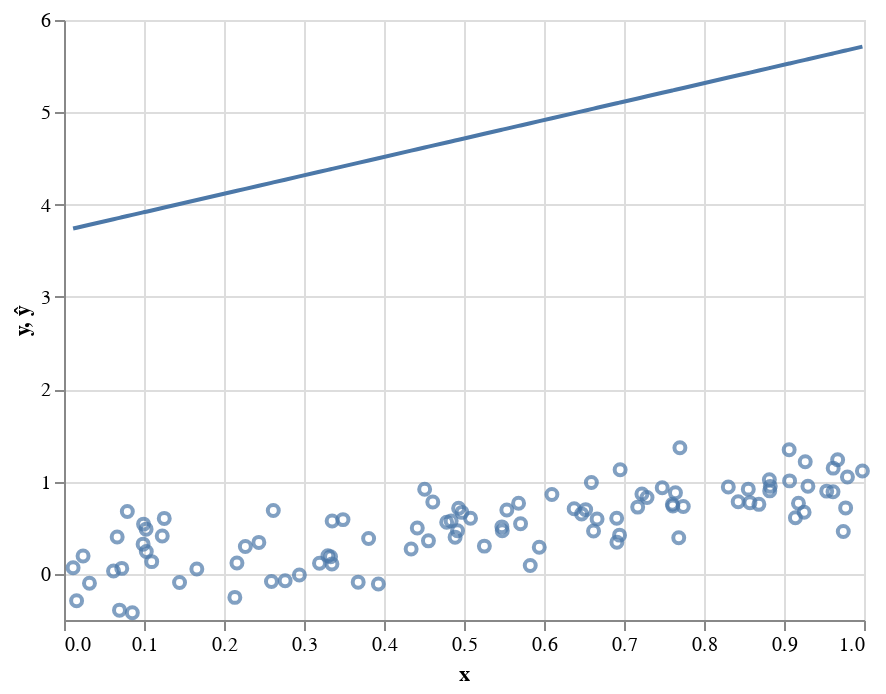

Notebook code for this chart:
### Code cell
data_df = pd.DataFrame({'y':y, 'ŷ':ŷ, 'x':X[:,0]})
alt.Chart(data_df).mark_point().encode(x='x', y='y') + \
alt.Chart(data_df).mark_line().encode(x='x', y='ŷ')

### Figure 1 — Vega-Lite specification as saved in the notebook (floating-point values rounded to 4 significant figures)
{"$schema": "https://vega.github.io/schema/vega-lite/v3.4.0.json", "config": {"mark": {"tooltip": null}, "view": {"height": 300, "width": 400}}, "data": {"name": "data-44bef8c5e82b24bfc4a9b2800ccfe052"}, "datasets": {"data-44bef8c5e82b24bfc4a9b2800ccfe052": [{"x": 0.393, "y": -0.1103, "ŷ": 4.503}, {"x": 0.5828, "y": 0.09068, "ŷ": 4.882}, {"x": 0.06936, "y": -0.3933, "ŷ": 3.857}, {"x": 0.01574, "y": -0.2911, "ŷ": 3.749}, {"x": 0.1029, "y": 0.2428, "ŷ": 3.923}, {"x": 0.4889, "y": 0.3974, "ŷ": 4.694}, {"x": 0.3298, "y": 0.1955, "ŷ": 4.377}, {"x": 0.8829, "y": 0.9478, "ŷ": 5.481}, {"x": 0.4508, "y": 0.917, "ŷ": 4.618}, {"x": 0.03184, "y": -0.1019, "ŷ": 3.782}, {"x": 0.6663, "y": 0.5948, "ŷ": 5.049}, {"x": 0.5255, "y": 0.3004, "ŷ": 4.767}, {"x": 0.3487, "y": 0.5876, "ŷ": 4.415}, {"x": 0.977, "y": 0.7143, "ŷ": 5.669}, {"x": 0.2593, "y": -0.08362, "ŷ": 4.236}, {"x": 0.4783, "y": 0.5589, "ŷ": 4.673}, {"x": 0.1096, "y": 0.1323, "ŷ": 3.937}, {"x": 0.6619, "y": 0.4642, "ŷ": 5.04}, {"x": 0.9613, "y": 0.8897, "ŷ": 5.638}, {"x": 0.2436, "y": 0.3406, "ŷ": 4.204}, {"x": 0.7605, "y": 0.7537, "ŷ": 5.237}, {"x": 0.8304, "y": 0.9403, "ŷ": 5.376}, {"x": 0.8427, "y": 0.7818, "ŷ": 5.401}, {"x": 0.02384, "y": 0.1943, "ŷ": 3.766}, {"x": 0.9065, "y": 1.345, "ŷ": 5.528}, {"x": 0.5682, "y": 0.7647, "ŷ": 4.853}, {"x": 0.9252, "y": 0.6674, "ŷ": 5.566}, {"x": 0.07915, "y": 0.6748, "ŷ": 3.876}, {"x": 0.1228, "y": 0.4095, "ŷ": 3.963}, {"x": 0.09942, "y": 0.5389, "ŷ": 3.917}, {"x": 0.4933, "y": 0.7105, "ŷ": 4.703}, {"x": 0.8574, "y": 0.7712, "ŷ": 5.43}, {"x": 0.647, "y": 0.6494, "ŷ": 5.01}, {"x": 0.7224, "y": 0.8644, "ŷ": 5.161}, {"x": 0.7643, "y": 0.8789, "ŷ": 5.245}, {"x": 0.4416, "y": 0.4971, "ŷ": 4.6}, {"x": 0.1444, "y": -0.09458, "ŷ": 4.007}, {"x": 0.08541, "y": -0.421, "ŷ": 3.889}, {"x": 0.8817, "y": 1.02, "ŷ": 5.479}, {"x": 0.6377, "y": 0.7055, "ŷ": 4.992}, {"x": 0.01137, "y": 0.06537, "ŷ": 3.741}, {"x": 0.0619, "y": 0.03085, "ŷ": 3.842}, {"x": 0.9181, "y": 0.7654, "ŷ": 5.552}, {"x": 0.8554, "y": 0.9176, "ŷ": 5.426}, {"x": 0.9143, "y": 0.6082, "ŷ": 5.544}, {"x": 0.9299, "y": 0.9494, "ŷ": 5.575}, {"x": 0.7171, "y": 0.7228, "ŷ": 5.15}, {"x": 0.4556, "y": 0.3575, "ŷ": 4.628}, {"x": 0.7684, "y": 0.3916, "ŷ": 5.253}, {"x": 0.5473, "y": 0.509, "ŷ": 4.811}, {"x": 0.9534, "y": 0.896, "ŷ": 5.622}, {"x": 0.3194, "y": 0.114, "ŷ": 4.356}, {"x": 0.4839, "y": 0.5738, "ŷ": 4.684}, {"x": 0.7741, "y": 0.7288, "ŷ": 5.264}, {"x": 0.6099, "y": 0.8597, "ŷ": 4.936}, {"x": 0.166, "y": 0.05263, "ŷ": 4.05}, {"x": 0.6521, "y": 0.6958, "ŷ": 5.02}, {"x": 0.1026, "y": 0.4841, "ŷ": 3.923}, {"x": 0.5082, "y": 0.602, "ŷ": 4.733}, {"x": 0.9671, "y": 1.235, "ŷ": 5.649}, {"x": 0.9741, "y": 0.4591, "ŷ": 5.663}, {"x": 0.4975, "y": 0.6657, "ŷ": 4.712}, {"x": 0.1253, "y": 0.6006, "ŷ": 3.968}, {"x": 0.09889, "y": 0.3217, "ŷ": 3.916}, {"x": 0.461, "y": 0.7793, "ŷ": 4.639}, {"x": 0.3332, "y": 0.1843, "ŷ": 4.383}, {"x": 0.5535, "y": 0.6909, "ŷ": 4.824}, {"x": 0.3352, "y": 0.5724, "ŷ": 4.387}, {"x": 0.8686, "y": 0.753, "ŷ": 5.453}, {"x": 0.6911, "y": 0.3421, "ŷ": 5.098}, {"x": 0.4919, "y": 0.4667, "ŷ": 4.7}, {"x": 0.2136, "y": -0.2551, "ŷ": 4.145}, {"x": 0.7288, "y": 0.8266, "ŷ": 5.174}, {"x": 0.3349, "y": 0.1063, "ŷ": 4.387}, {"x": 0.3677, "y": -0.09002, "ŷ": 4.452}, {"x": 0.9615, "y": 1.145, "ŷ": 5.638}, {"x": 0.6909, "y": 0.6023, "ŷ": 5.098}, {"x": 0.2267, "y": 0.2956, "ŷ": 4.171}, {"x": 0.2942, "y": -0.01327, "ŷ": 4.306}, {"x": 0.7611, "y": 0.7355, "ŷ": 5.238}, {"x": 0.7699, "y": 1.366, "ŷ": 5.256}, {"x": 0.9793, "y": 1.048, "ŷ": 5.674}, {"x": 0.6592, "y": 0.9891, "ŷ": 5.035}, {"x": 0.5478, "y": 0.4678, "ŷ": 4.812}, {"x": 0.907, "y": 1.007, "ŷ": 5.529}, {"x": 0.07224, "y": 0.0592, "ŷ": 3.862}, {"x": 0.4339, "y": 0.2699, "ŷ": 4.585}, {"x": 0.2616, "y": 0.6857, "ŷ": 4.241}, {"x": 0.06647, "y": 0.3989, "ŷ": 3.851}, {"x": 0.8822, "y": 0.8988, "ŷ": 5.48}, {"x": 0.3808, "y": 0.3822, "ŷ": 4.479}, {"x": 0.5941, "y": 0.2876, "ŷ": 4.905}, {"x": 0.6952, "y": 1.128, "ŷ": 5.106}, {"x": 0.9265, "y": 1.214, "ŷ": 5.568}, {"x": 0.2764, "y": -0.07468, "ŷ": 4.27}, {"x": 0.2162, "y": 0.1166, "ŷ": 4.15}, {"x": 0.6944, "y": 0.4195, "ŷ": 5.105}, {"x": 0.998, "y": 1.114, "ŷ": 5.711}, {"x": 0.7478, "y": 0.9318, "ŷ": 5.211}, {"x": 0.5707, "y": 0.5435, "ŷ": 4.858}]}, "layer": [{"encoding": {"x": {"field": "x", "type": "quantitative"}, "y": {"field": "y", "type": "quantitative"}}, "mark": "point"}, {"encoding": {"x": {"field": "x", "type": "quantitative"}, "y": {"field": "ŷ", "type": "quantitative"}}, "mark": "line"}]}
